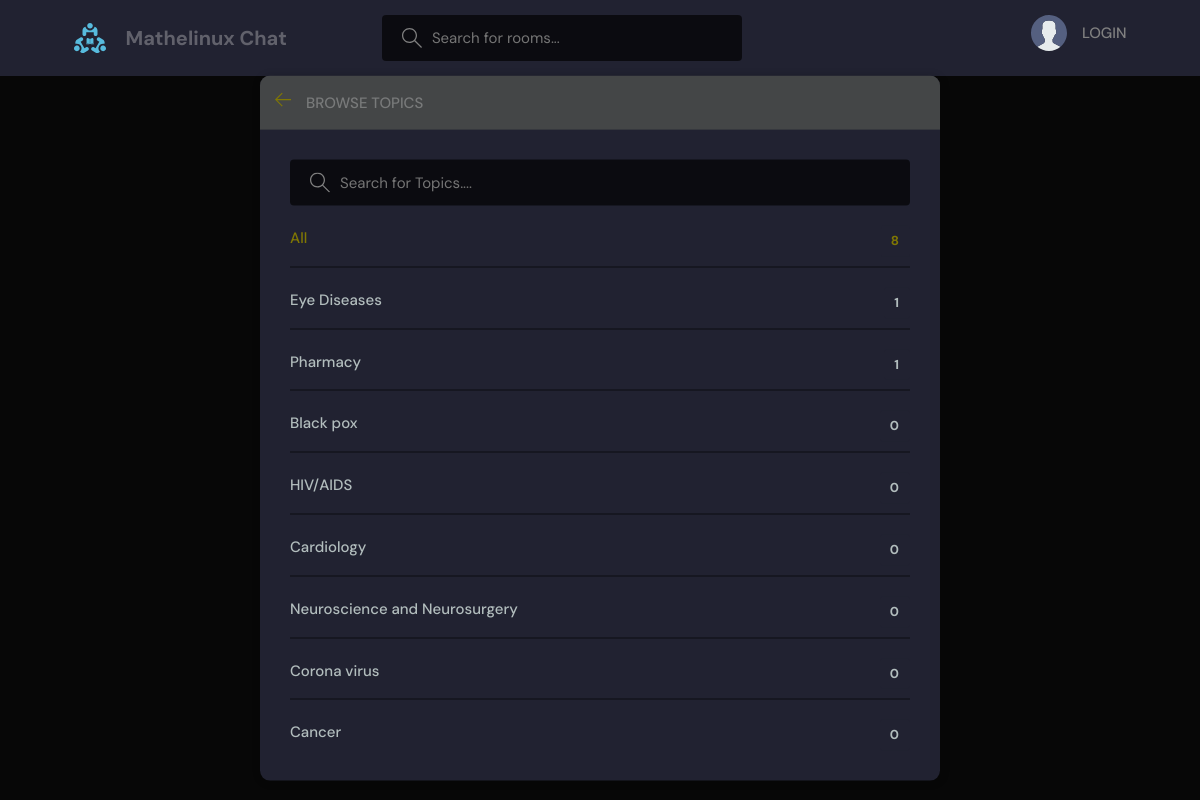
Page /topics/ on the committed database.
### base/models.py (models this page shows, shortened)
class Topic(models.Model):
	name = models.CharField(max_length = 200) # in the data base the name must have a character field of the given length

### base/views.py (the view)
# urls.py: path('topics/',views.topicsPage, name='topics'),
def topicsPage(request):
    q = request.GET.get('q') if request.GET.get('q')!= None else ''
    topics = Topic.objects.filter(name__icontains=q)
    return render(request, 'base/topics.html', {'topics':topics} )

### base/templates/base/topics.html (shortened to what this page needs)
{% extends  'main.html' %}
{% block content %}
    <main class="create-room layout">
      <div class="container">
        <div class="layout__box">
          <div class="layout__boxHeader">
            <div class="layout__boxTitle">
              <a href="{% url 'home' %}">
                <svg version="1.1" xmlns="http://www.w3.org/2000/svg" width="32" height="32" viewBox="0 0 32 32">
                  <title>arrow-left</title>
                  <path
                    d="M13.723 2.286l-13.723 13.714 13.719 13.714 1.616-1.611-10.96-10.96h27.625v-2.286h-27.625l10.965-10.965-1.616-1.607z"
                  ></path>
                </svg>
              </a>
              <h3>Browse Topics</h3>
            </div>
          </div>
          <div class="topics-page layout__body">
            <form  action="" method="GET" class="header__search">
              <label>
                <input name = "q" placeholder="Search for Topics...." />
              </label>
            </form>
            <ul class="topics__list">
              <li>
                <a href="{% url 'topics' %}" class="active">All <span>{{topics.count}}</span></a>
              </li>
              {% for topic in topics %}
              <li>
                <a href="{% url 'home' %}?q={{topic.name}}">{{ topic.name }}<span>{{ topic.room_set.count }}</span></a>
              </li>
              {% endfor %}
            </ul>
          </div>
        </div>
      </div>
    </main>
{% endblock content %}

### templates/main.html (shortened to what this page needs)
<!DOCTYPE html>
{% load static %}
<html lang="en">
  <head>
    <link rel="stylesheet" href="{% static 'styles/style.css' %}" />
  </head>
  <body>
    {% include 'navbar.html' %}
    {% block content %}
    {% endblock %}
  </body>
</html>

### templates/navbar.html (shortened to what this page needs)
{% load static %}
<header class="header header--loggedIn">
  <div class="container">
    <a href="{% url 'home' %}" class="header__logo">
      <img src="{%  static 'images/logo.svg' %}" />
      <h1>Mathelinux Chat</h1>
    </a>
    <form class="header__search" method="GET" action="{% url 'home'  %}">
      <label>
        <input name="q" placeholder="Search for rooms..." />
      </label>
    </form>
    <nav class="header__menu">
      {% if request.user.is_authenticated %}
      <div class="header__user">
        <a href="{%  url 'update-user' %}">
          <div class="avatar avatar--medium active">
            <img src="{{request.user.avatar.url}}" />
          </div>
          <p>{{request.user.username}} <span>@{{request.user.username}}</span></p>
        </a>
        <button class="dropdown-button">
          <svg version="1.1" xmlns="http://www.w3.org/2000/svg" width="32" height="32" viewBox="0 0 32 32">
            <title>chevron-down</title>
            <path d="M16 21l-13-13h-3l16 16 16-16h-3l-13 13z"></path>
          </svg>
        </button>
      </div>
      {% else %}
      <a href="{% url 'login' %}">
        <img src="{% static 'images/avatar.svg' %}" />
        <p>LOGIN</p>
      </a>
      {% endif %}
    </nav>
  </div>
</header>

### static/styles/style.css (style rules this page uses)
:root { --color-main: #807703; --color-main-light: #e1f6fb; --color-dark: #212231; --color-dark-medium: rgba(0, 0, 0, 0.664); --color-dark-light: #444647; --color-light: #e5e5e554; --color-gray: grey; --color-light-gray: #b2bdbd; --color-bg: rgba(0, 0, 0, 0.973); --color-success: #5dd693; --color-error: #fc4b0b; }
* { font-family: "DM Sans", -apple-system, BlinkMacSystemFont, "Segoe UI", Roboto, Oxygen, Ubuntu, Cantarell, "Open Sans", "Helvetica Neue", sans-serif; margin: 0; padding: 0; box-sizing: border-box; text-rendering: optimizeLegibility; font-size: inherit; }
html { font-size: 56.25%; }
@media only screen and (min-width: 1200px) { html { font-size: 62.5%; } }
body { line-height: 1.6; font-weight: 400; font-size: 1.5rem; color: var(--color-light-gray); background-color: var(--color-bg); min-height: 100vh; }
img { width: 100%; }
a { display: inline-block; color: var(--color-main); text-decoration: none; }
.container { max-width: 120rem; width: 90%; margin: auto; }
.header { padding: 1.5rem; background-color: var(--color-dark); }
.header > .container { display: flex; gap: 9.5rem; }
.header__logo, .header__user { display: flex; gap: 2rem; align-items: center; }
.header__logo > img { height: 3.2rem; width: 3.2rem; }
.header__logo > h1 { font-weight: 700; font-size: 2rem; color: var(--color-light); }
.header__search > label { background-color: var(--color-dark-medium); padding: 1.3rem 1rem; display: flex; align-items: center; gap: 1rem; border-radius: 4px; }
.header__search svg { fill: var(--color-gray); width: 2rem; height: 2rem; margin-left: 1rem; }
.header__search input { width: 30rem; background: transparent; border: none; outline: none; color: var(--color-light); }
.header__menu { margin-left: auto; position: relative; }
.header__menu a { display: flex; gap: 1.5rem; align-items: center; font-weight: 500; text-decoration: none; color: var(--color-gray); }
.header__menu img { height: 3.6rem; }
.header__menu p { line-height: 1.2; }
.layout { margin-top: 2.4rem; }
.layout > .container { display: flex; justify-content: space-between; align-items: flex-start; }
.layout__box { width: 90%; max-width: 48rem; min-height: 40rem; position: absolute; top: 50%; left: 50%; transform: translate(-50%, -46%); background-color: var(--color-dark); border-radius: 1rem; box-shadow: 1px 1px 6px 3px rgba(0, 0, 0, 0.1); overflow: hidden; }
.layout__boxHeader { display: flex; padding: 1.5rem; background-color: var(--color-dark-light); }
.layout__boxTitle { display: flex; gap: 1.5rem; align-items: center; }
.layout__boxTitle h3 { text-transform: uppercase; font-weight: 500; color: var(--color-light); }
.layout__boxTitle svg { width: 1.6rem; height: 1.6rem; fill: var(--color-main); }
.layout__body { margin: 3rem; }
.topics__list { list-style: none; }
.topics__list li a { display: flex; justify-content: space-between; margin-bottom: 3rem; font-weight: 500; color: var(--color-light-gray); transition: all 0.3s ease-in-out; }
.topics__list li a.active, .topics__list li a:hover { color: var(--color-main); }
.topics__list li a span { padding: 0.5rem 1rem; background-color: var(--color-dark); border-radius: 3px; font-size: 1.3rem; font-weight: 700; letter-spacing: 1px; }
.topics-page .topics__list li:not(:last-child) a { margin: 2rem 0; padding-bottom: 1rem; text-decoration: none; border-bottom: 1px solid var(--color-dark-medium); }
.topics-page .header__search { display: block; }
.create-room.layout .layout__box { max-width: 68rem; }

### rows in the picture
Topic: name "Eye Diseases", room_set.count "1"
Topic: name "Pharmacy", room_set.count "1"
Topic: name "Black pox", room_set.count "0"
Topic: name "HIV/AIDS", room_set.count "0"
Topic: name "Cardiology", room_set.count "0"
Topic: name "Neuroscience and Neurosurgery", room_set.count "0"
Topic: name "Corona virus", room_set.count "0"
Topic: name "Cancer", room_set.count "0"

### other values in the picture
{{ topics.count }} "8"
